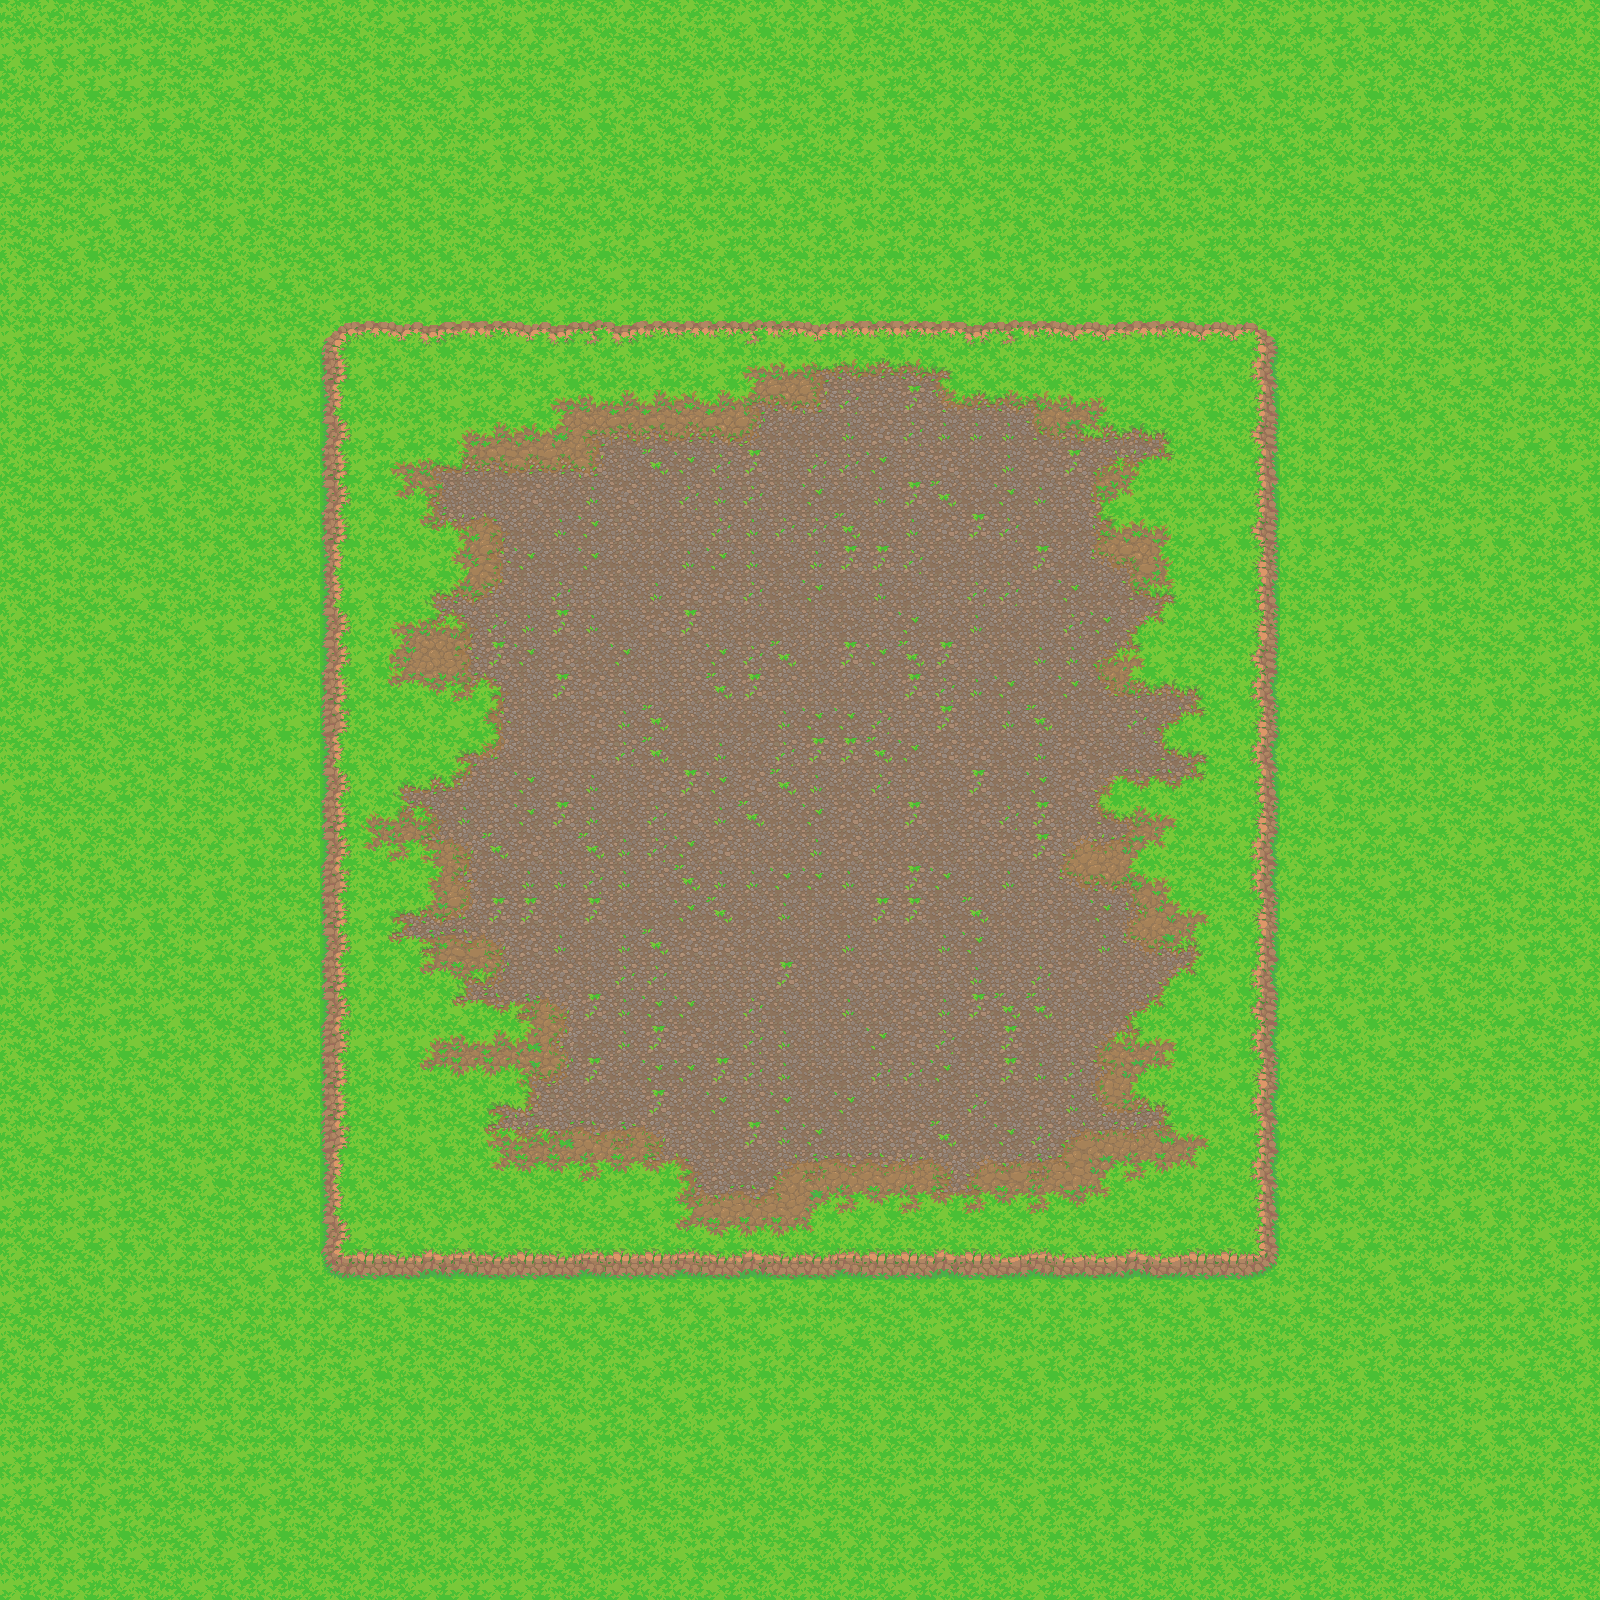

Below is a game level as drawn by its tile map, then a one-line description and the .tmx that defines it (tile-layer data replaced by summaries):
An orthogonal 50x50 tile map with 32x32 px tiles, 5 tile layers (BG, Floor, Dirt, Deco, ...), 2 tilesets.

<map version="1.10" tiledversion="1.11.0" orientation="orthogonal" renderorder="right-down" width="50" height="50" tilewidth="32" tileheight="32" infinite="0" nextlayerid="9" nextobjectid="1">
 <tileset firstgid="1" source="../../RafaelMatos/ERW-Grassland 2.0 V1.7.1/TiledMap Editor/Tilesets/Tileset-Terrain-new grass - transparency.tsx" />
 <tileset firstgid="3961" source="../../RafaelMatos/ERW-Grassland 2.0 V1.7.1/TiledMap Editor/Tilesets/Atlas-Props-sheet2.tsx" />
 <group id="3" name="BackGround">
  <layer id="7" name="BG" width="50" height="50">
   <data>[2500 cells, 2500 non-empty, 5 distinct tile ids]</data>
  </layer>
  <layer id="4" name="Floor" width="50" height="50">
   <data>[2500 cells, 900 non-empty, 23 distinct tile ids]</data>
  </layer>
  <layer id="6" name="Dirt" width="50" height="50">
   <data>[2500 cells, 606 non-empty, 37 distinct tile ids]</data>
  </layer>
  <layer id="5" name="Deco" width="50" height="50">
   <data>[2500 cells, 558 non-empty, 45 distinct tile ids]</data>
  </layer>
 </group>
 <group id="2" name="ForeGround">
  <layer id="8" name="Tree" width="50" height="50">
   <data>[2500 cells, 0 non-empty, 0 distinct tile ids]</data>
  </layer>
 </group>
</map>
